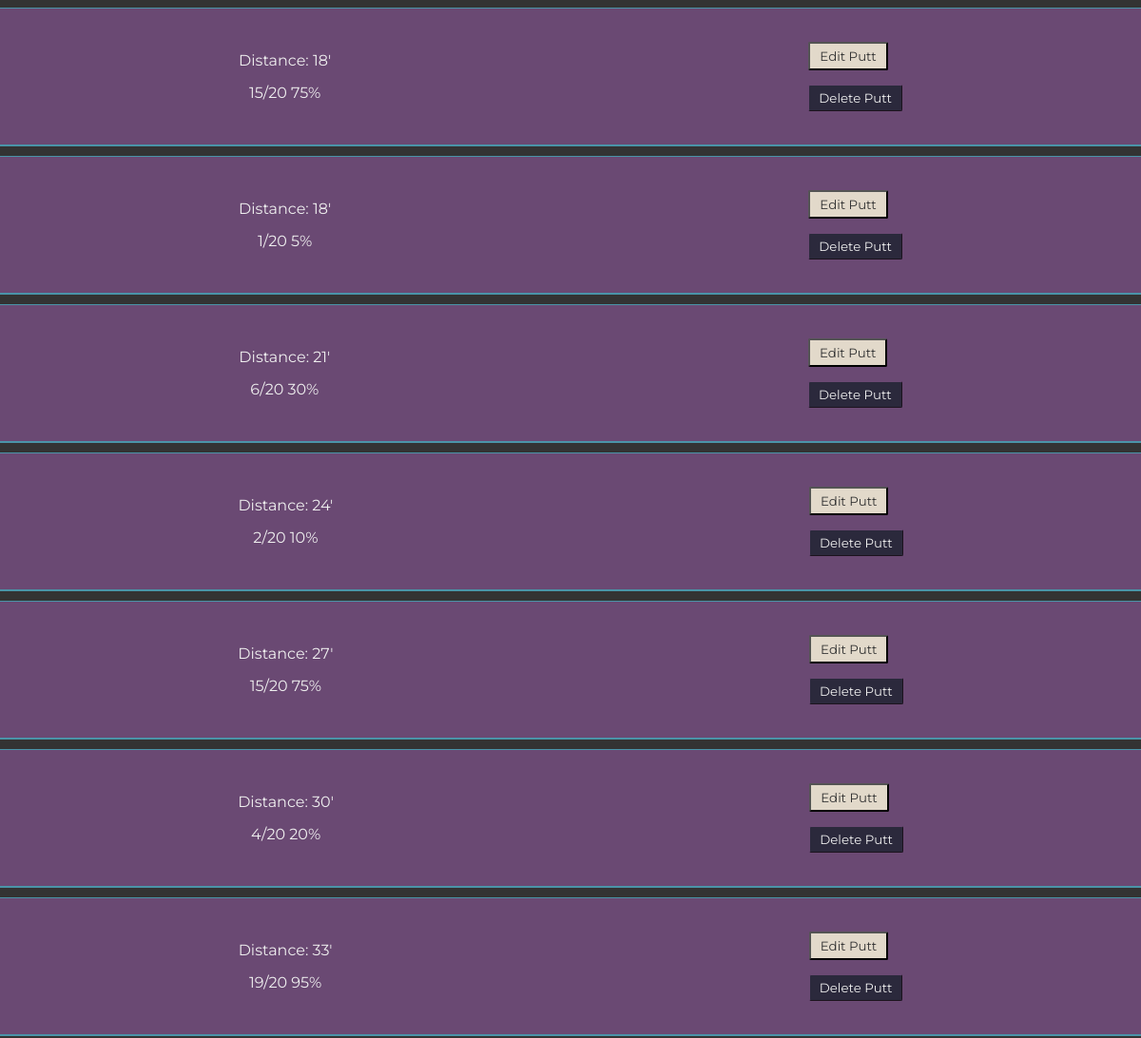
The app's page /puttsesh/view/8 (signed in, middle part), older data.
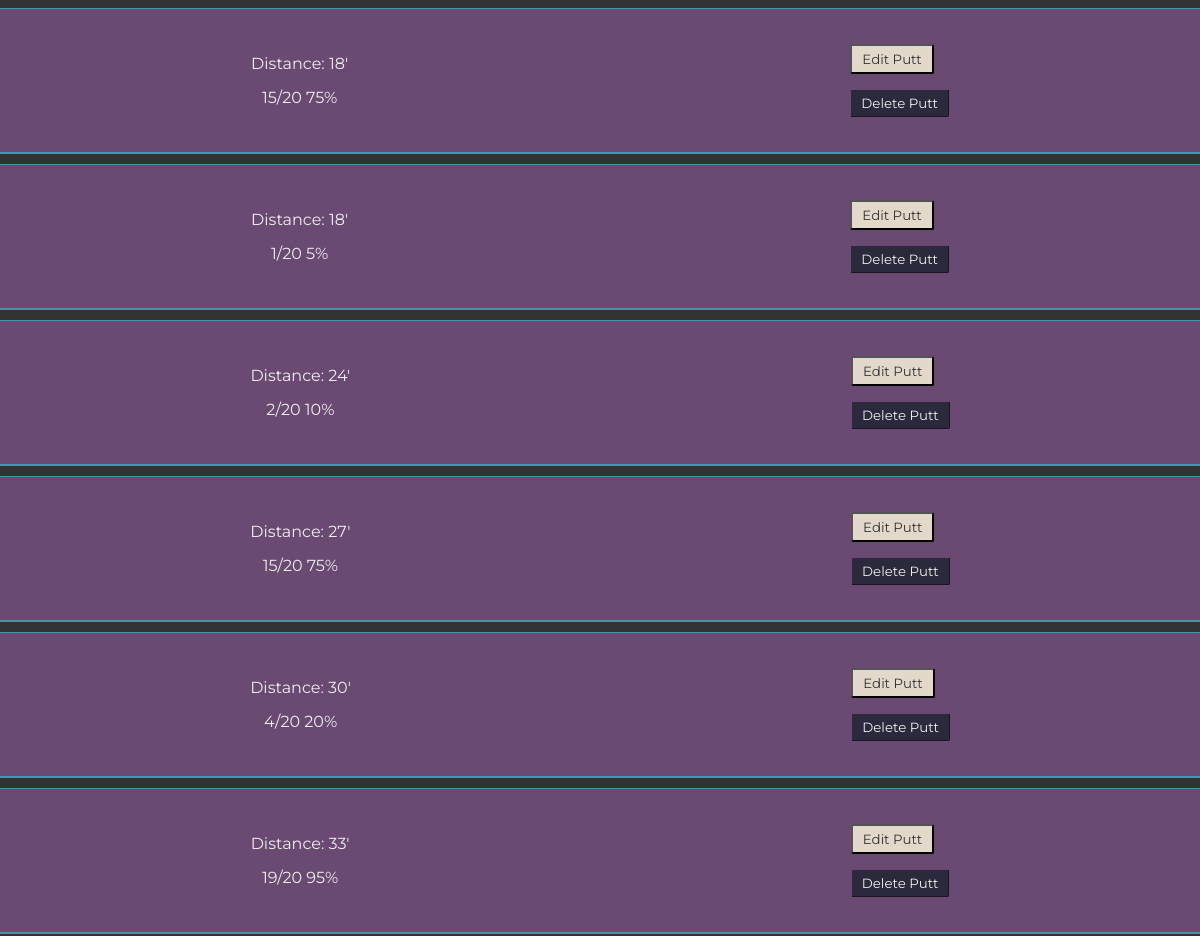
The same page, newer data.
### model.py (models this page shows)
class Putt(Model):
    putt_sesh = ForeignKeyField(PuttSesh, on_delete='CASCADE')
    putts_made = IntegerField()
    distance = IntegerField()
    class Meta:
        database = db

class PuttSesh(Model):
    user = ForeignKeyField(User, field=User.username, on_delete='CASCADE')
    date = DateTimeField()
    no_putters = IntegerField()
    class Meta:
        database = db

### main.py (the view, shortened to what this page needs)
@app.route('/puttsesh/view/<sesh_id>', methods=['GET', 'POST'])
@login_required
def view_puttsesh_single(sesh_id):
    single_session = PuttSesh.select().where(PuttSesh.id == sesh_id).get()
    associated_putts = Putt.select().where(Putt.putt_sesh == single_session)
    return render_template('view_puttsesh_single.jinja2',
                           single_session=single_session,
                           putts=associated_putts)

### main.py (called while the page is built)
def login_required(f):
    @wraps(f)
    def wrap(*args, **kwargs):
        if 'logged_in_user' in session:
            return f(*args, **kwargs)
        else:
            return redirect(url_for('login'))
    return wrap

### templates/view_puttsesh_single.jinja2 (shortened to what this page needs)
{% extends "base.jinja2" %}
{% block content %}
<div class='outer-container'>
    <div class='putts-container'>
        {% for putt in putts %}
        <div class='single-putt-container'>
            <div class='single-putt-info'>
                <p>Distance: {{ putt.distance }}'</p>
                <p><span class='putts-made-{{putt.id}}'>{{ putt.putts_made }}</span>/{{ single_session.no_putters}}
                    {{ ((putt.putts_made / single_session.no_putters) * 100) | int }}%
                </p>
            </div>
            <div class='edit-delete-container'>
                <div class='putt-edit-container' puttsesh-id="{{ single_session.id }}" putt-id="{{ putt.id }}">
                    <button class='edit-button'>Edit Putt</button>
                </div>
                <div class='putt-delete-container' puttsesh-id="{{ single_session.id }}" putt-id="{{ putt.id }}">
                    <button class="delete-button">Delete Putt</button>
                </div>
            </div>
        </div>
        {% endfor %}
    </div>
</div>
{% endblock content %}

### templates/base.jinja2 (shortened to what this page needs)
<!doctype html>
<html lang="en">
<head>
<link rel='stylesheet' href="{{ url_for('static', filename='css/main.css') }}">
</head>
<body>
	{% block content %} {% endblock content %}
</body>
</html>

### static/css/main.css (style rules this page uses)
:root { --main-box-shadow: 1px 1px 3px 0px rgba(51, 51, 51, 0.15); --white-font: #efefef; --dark-grey-font: #333; --grey-font: #666; --light-grey-font: #ddd; --red: #cc0000; --darker-red: #bb0000; --transition-time: 300ms; --purple: #6A4973; --nude: #E2D9CA; --blue-gray: #4A94A8; --dark-blue: #2B293C; --blue-thick-border: solid 2px var(--blue-gray); --blue-thin-border: solid 1px var(--blue-gray); --purple-thick-border: solid 2px var(--purple); }
* { box-sizing: border-box; color: var(--white-font); font-family: 'Montserrat'; font-weight: normal; margin: 0; padding: 0; }
body { background: var(--dark-grey-font); }
.outer-container { align-items: center; display: flex; flex-direction: column; margin: 50px 0 0; }
.putts-container { width: 100% }
.single-putt-container { align-items: center; background: var(--purple); border-bottom: var(--blue-thick-border); border-top: var(--blue-thin-border); display: flex; justify-content: space-around; margin: 10px 0; padding: 20px 0; transition: 300ms; width: 100%; }
.single-putt-info { text-align: center; }
.single-putt-info p { margin: 5px 0; padding: 5px 0; }
.putt-edit-container, .putt-delete-container { margin: 15px 0; }
.delete-button, .edit-button, .delete-session-button { border-radius: 2px; color: var(--dark-grey-font); padding: 5px 10px; transition: var(--transition-time); }
.edit-button { background: var(--nude); }
.delete-button { background: var(--dark-blue); border: var(--purple) outset 1px; color: var(--white-font); }

Row changes from the older to the newer data that the page shows:
removed Putt: distance "21", putts_made "6", {{ single_session.no_putters }} "20", ((putt.putts_made/single_session.no_putters)*100)|int "30"
